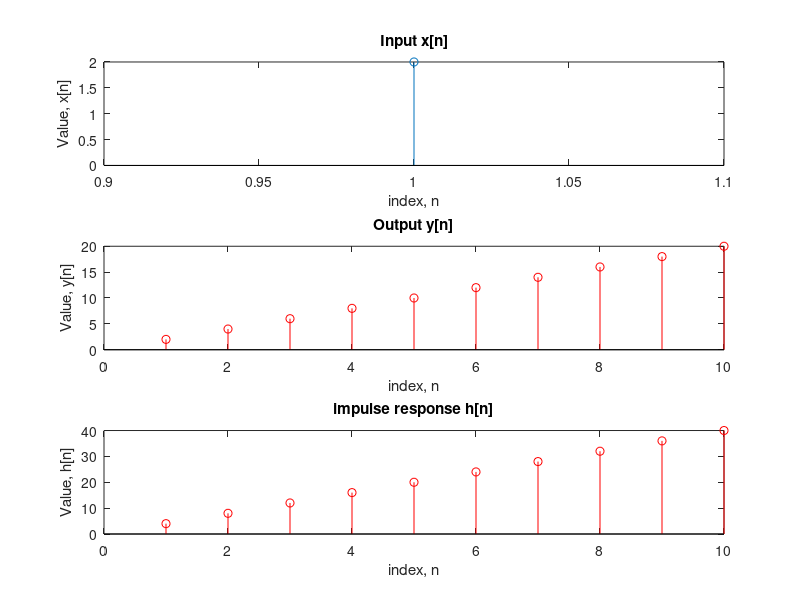

Recreate this plot in MATLAB.
y = [2 4 6 8 10 12 14 16 18 20];
x = [2];
h=conv(x,y);
subplot(3,1,1);
stem(x);
title('Input x[n]');
xlabel('index, n');
ylabel('Value, x[n]'); 
subplot(3,1,2);
stem(y,'r');
title('Output y[n]');
xlabel('index, n');
ylabel('Value, y[n]');
subplot(3,1,3);
stem(h,'r');
title('impulse response h[n]');
xlabel('index, n');
ylabel('Value, h[n]');
